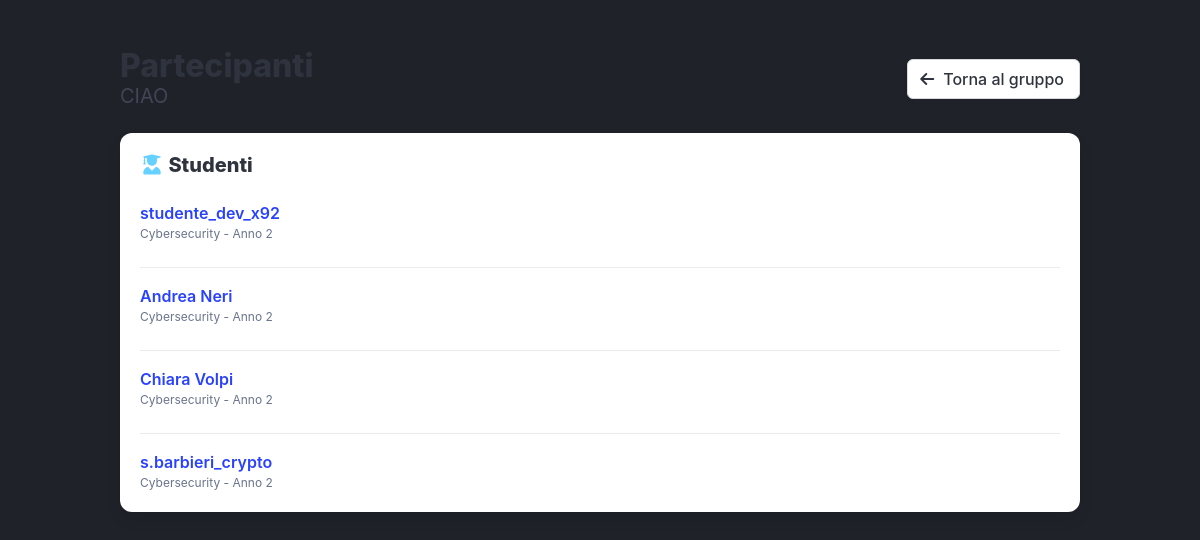
The page /gruppo/5/partecipanti/ (signed in) on the database its author committed.
### studymatch/models.py (models this page shows)
class Gruppo(models.Model):
    id_gruppo = models.SmallAutoField(primary_key=True)
    nome_gruppo = models.CharField(max_length=50)
    link_chat = models.TextField(null=True, blank=True)
    descrizione = models.TextField(null=True, blank=True, max_length=300)
    max_partecipanti = models.SmallIntegerField(default=5)

class Partecipazione(models.Model):
    studente = models.ForeignKey(Studente, on_delete=models.CASCADE, related_name="utente_gruppo")
    id_gruppo = models.ForeignKey(Gruppo, on_delete=models.CASCADE, related_name="gruppo_utente")
    data_iscrizione = models.DateField(auto_now_add=True)
    stato = models.BooleanField(default=False)
    class Meta:
        unique_together = ('studente', 'id_gruppo')

class Studente(models.Model):
    studente = models.ForeignKey(Utente, on_delete=models.CASCADE, related_name="studente_profile")
    anno_corso = models.SmallIntegerField(default=0)
    corso_laurea = models.CharField(max_length=100)

class Utente(models.Model):
    utente = models.CharField(max_length=50, primary_key=True)
    email = models.CharField(max_length=128)
    password = models.CharField(max_length=256)
    ruolo = models.CharField(max_length=20, default="studente")
    nome = models.CharField(max_length=50, null=True)
    cognome = models.CharField(max_length=50, null=True)

### studymatch/views.py (the view)
# urls.py: path('gruppo/<int:id_gruppo>/partecipanti/', views.partecipanti_gruppo, name='partecipanti_gruppo'),
def partecipanti_gruppo(request, id_gruppo):
    user = request.session.get("user")
    if not user:
        return render(request, "login.html", {"error": "Sessione scaduta"})
    utente = Utente.objects.filter(utente=user).first()
    if not utente:
        request.session.flush()
        return render(request, "login.html", {"error": "Utente non trovato"})
    gruppo = Gruppo.objects.filter(id_gruppo=id_gruppo).first()
    if not gruppo:
        return home(request, {"error": "Gruppo non trovato"})
    studenti_gruppo = Partecipazione.objects.filter(
        id_gruppo=gruppo,
        stato=True
    ).select_related("studente__studente")
    return render(request, "partecipanti_gruppo.html", {
        "utente": utente,
        "gruppo": gruppo,
        "studenti_gruppo": studenti_gruppo,
    })

### templates/partecipanti_gruppo.html (shortened to what this page needs)
{% extends "index.html" %}
{% block content %}
    <section class="section">
        <div class="container">
            <div class="level mb-5">
                <div class="level-left">
                    <div class="level-item">
                        <div>
                            <h1 class="title">
                            </h1>
                            <p class="subtitle">
                                {{ gruppo.nome_gruppo }}
                            </p>
                        </div>
                    </div>
                </div>
                <div class="level-right">
                    <div class="level-item">
                        <a href="{% url 'dettaglio_gruppo' gruppo.id_gruppo %}" class="button">
                            <span class="icon">
                                <i class="fa-solid fa-arrow-left"></i>
                            </span>
                            <span>Torna al gruppo</span>
                        </a>
                    </div>
                </div>
            </div>
            <div class="box">
                <h2 class="title is-5">
                    <span class="icon has-text-info">
                        <i class="fa-solid fa-user-graduate"></i>
                    </span>
                    <span>Studenti</span>
                </h2>
                {% for partecipazione in studenti_gruppo %}
                    <article class="media">
                        <div class="media-content">
                            <a href="{% url 'profile_utente' partecipazione.studente.studente.utente %}?gruppo={{ gruppo.id_gruppo }}"
                               class="has-text-weight-semibold">
                                {% if partecipazione.studente.studente.nome or partecipazione.studente.studente.cognome %}
                                    {{ partecipazione.studente.studente.nome }}
                                    {{ partecipazione.studente.studente.cognome }}
                                {% else %}
                                    {{ partecipazione.studente.studente.utente }}
                                {% endif %}
                            </a>
                            <p class="is-size-7 has-text-grey">
                                {{ partecipazione.studente.corso_laurea }} -
                                Anno {{ partecipazione.studente.anno_corso }}
                            </p>
                        </div>
                    </article>
                {% empty %}
                    <p>Nessuno studente confermato.</p>
                {% endfor %}
            </div>
        </div>
    </section>
{% endblock %}

### rows shown on the page
Gruppo: nome_gruppo "CIAO"
Partecipazione: studente.studente.utente "studente_dev_x92", studente.corso_laurea "Cybersecurity", studente.anno_corso "2"
Partecipazione: studente.studente.nome "Andrea", studente.studente.cognome "Neri", studente.corso_laurea "Cybersecurity", studente.anno_corso "2"
Partecipazione: studente.studente.nome "Chiara", studente.studente.cognome "Volpi", studente.corso_laurea "Cybersecurity", studente.anno_corso "2"
Partecipazione: studente.studente.utente "s.barbieri_crypto", studente.corso_laurea "Cybersecurity", studente.anno_corso "2"
